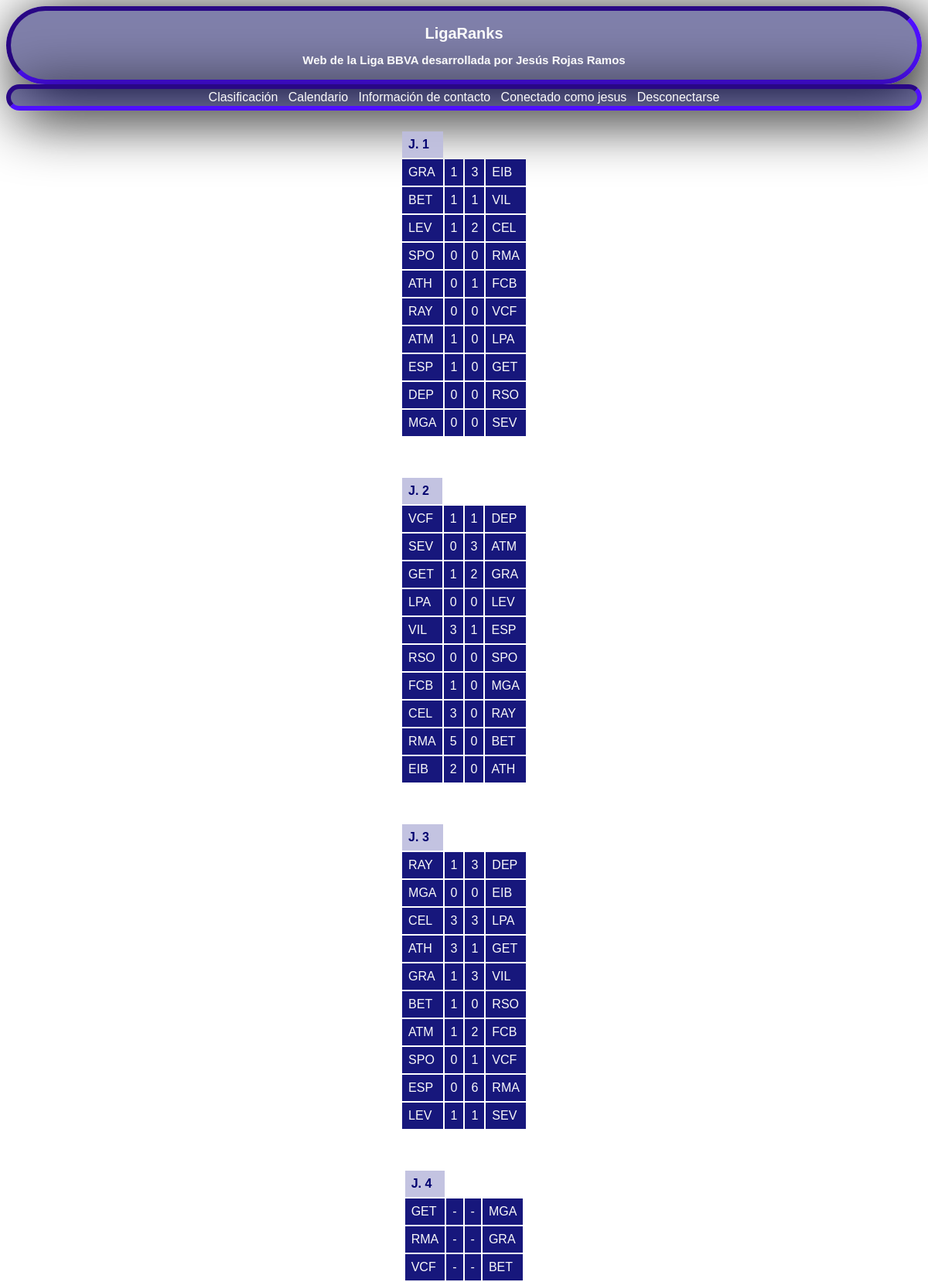
The page /calendario/ (signed in, upper part) on the database its author committed.
### Tablas/models.py (models this page shows, shortened)
class Jornada(models.Model):
	numero = models.IntegerField(unique=True)

class Partido(models.Model):
	SE_HA_JUGADO=(('S', 'Si'),('N', 'No'))
	equipo_local = models.ForeignKey(Equipo, related_name='local')
	equipo_visitante = models.ForeignKey(Equipo, related_name='visitante')
	jugado = models.CharField(max_length=1, choices=SE_HA_JUGADO, default='S')
	goles_local = models.IntegerField(default=0)
	goles_visitante = models.IntegerField(default=0)
	jornada = models.ForeignKey(Jornada)

class Equipo(models.Model):
	nombre = models.CharField(max_length=50)
	codigo = models.CharField(max_length=3, default='---')
	escudo = models.ImageField(upload_to='logos')
	puntos = models.IntegerField(default=0)
	goles_favor = models.IntegerField(default=0)
	goles_contra = models.IntegerField(default=0)

### Tablas/views.py (the view)
# urls.py: url(r'^calendario/', views.calendar, name='calendar'),
def calendar(request):
	equipos = Equipo.objects.all().order_by("-puntos")
	partidos = Partido.objects.all()
	jornadas = Jornada.objects.all()
	return render_to_response("calendario.html", dict(equipos = equipos, partidos = partidos, jornadas = jornadas, user = request.user))

### Tablas/templates/calendario.html (shortened to what this page needs)
{% extends "estructura.html" %}
{% block contenido %}
{% for jornada in jornadas %}
	<table align="center">
	<tr>
		<th> J. {{ jornada.numero }}</th>
	</tr>
	{% for partido in partidos %}
		{% if partido.jornada == jornada %}
			<tr>
				<td><a href="/equipo/{{ partido.equipo_local.codigo }}">{{ partido.equipo_local.codigo }}</a></td>
				{% if partido.jugado == 'S' %}
					<td>{{ partido.goles_local }}</td>
					<td>{{ partido.goles_visitante }}</td>
				{% else %}
					<td>-</td>
					<td>-</td>
				{% endif %}
				<td><a href="/equipo/{{ partido.equipo_visitante.codigo }}">{{ partido.equipo_visitante.codigo }}</a></td>
			</tr>
		{% endif %}
	{% endfor %}
	</table>
{% endfor %}
{% endblock %}

### Tablas/templates/estructura.html (shortened to what this page needs)
<!doctype html>
<html>
	<head>
		{% load staticfiles %}
	</head>
	<body background="{% static 'bg1.jpg' %}" bgproperties="fixed">
		<div id="titulo_web">
			<header>
				<h1>LigaRanks</h1>
				<h2>Web de la Liga BBVA desarrollada por Jesús Rojas Ramos</h2>
			</header>
		</div>
		<div id="menu">
			<aside>
				<a href="/">Clasificación</a> &nbsp; <a href="/calendario">Calendario</a> &nbsp; <a href="/contacto">Información de contacto</a> &nbsp;
			{% if user.is_authenticated %}
				Conectado como <a href="/home">{{ user.username }}</a> &nbsp; <a href="/logout">Desconectarse</a>
			{% else %}
				<a href="/login">Conectarse</a> &nbsp; <a href="/registro">Registrarse</a>
			{% endif %}
			</aside>
		</div>
			<section>
			{% block contenido %}{% endblock %}
			</section>
	</body>
</html>

### Tablas/templates/estructura.html (style rules this page uses)
#titulo_web { padding:5px; font-size:10px; color:rgb(250,250,250); text-align:center; background:rgba(0, 0, 87, 0.5); -moz-box-shadow: 10px 10px 75px #000000; -webkit-box-shadow: 10px 10px 75px #000000; border:inset 6px #430dd9; -moz-border-radius-topleft: 75px; -moz-border-radius-topright:75px; -moz-border-radius-bottomleft:75px; -moz-border-radius-bottomright:75px; -webkit-border-top-left-radius:75px; -webkit-border-top-right-radius:75px; -webkit-border-bottom-left-radius:75px; -webkit-border-bottom-right-radius:75px; }
html { font-family:sans-serif; }
aside { text-align:center; color:rgb(250,250,250); float:center; padding:2px; background:rgba(0, 0, 87, 0.5); -moz-box-shadow: 10px 10px 75px #000000; -webkit-box-shadow: 10px 10px 75px #000000; border:inset 6px #430dd9; -moz-border-radius-topleft: 75px; -moz-border-radius-topright:75px; -moz-border-radius-bottomleft:75px; -moz-border-radius-bottomright:75px; -webkit-border-top-left-radius:75px; -webkit-border-top-right-radius:75px; -webkit-border-bottom-left-radius:75px; -webkit-border-bottom-right-radius:75px; }
body { background-attachment: fixed; }
table { padding:25px; }
th { background-color:rgba(245,245,255,0.7); padding:8px; color:rgb(0,0,111); text-align:left; }
tr, td { background-color:rgba(0,0,111,0.7); padding:8px; color:rgb(250,250,250); text-align: left; }
a:link, a:visited { color:rgb(250,250,250); text-decoration:none; }

### rows shown on the page
Jornada: numero "1"
Partido: equipo_local.codigo "GRA", goles_local "1", goles_visitante "3", equipo_visitante.codigo "EIB"
Partido: equipo_local.codigo "BET", goles_local "1", goles_visitante "1", equipo_visitante.codigo "VIL"
Partido: equipo_local.codigo "LEV", goles_local "1", goles_visitante "2", equipo_visitante.codigo "CEL"
Partido: equipo_local.codigo "SPO", goles_local "0", goles_visitante "0", equipo_visitante.codigo "RMA"
Partido: equipo_local.codigo "ATH", goles_local "0", goles_visitante "1", equipo_visitante.codigo "FCB"
Partido: equipo_local.codigo "RAY", goles_local "0", goles_visitante "0", equipo_visitante.codigo "VCF"
Partido: equipo_local.codigo "ATM", goles_local "1", goles_visitante "0", equipo_visitante.codigo "LPA"
Partido: equipo_local.codigo "ESP", goles_local "1", goles_visitante "0", equipo_visitante.codigo "GET"
Partido: equipo_local.codigo "DEP", goles_local "0", goles_visitante "0", equipo_visitante.codigo "RSO"
Partido: equipo_local.codigo "MGA", goles_local "0", goles_visitante "0", equipo_visitante.codigo "SEV"
Jornada: numero "2"
Partido: equipo_local.codigo "VCF", goles_local "1", goles_visitante "1", equipo_visitante.codigo "DEP"
Partido: equipo_local.codigo "SEV", goles_local "0", goles_visitante "3", equipo_visitante.codigo "ATM"
Partido: equipo_local.codigo "GET", goles_local "1", goles_visitante "2", equipo_visitante.codigo "GRA"
Partido: equipo_local.codigo "LPA", goles_local "0", goles_visitante "0", equipo_visitante.codigo "LEV"
Partido: equipo_local.codigo "VIL", goles_local "3", goles_visitante "1", equipo_visitante.codigo "ESP"
Partido: equipo_local.codigo "RSO", goles_local "0", goles_visitante "0", equipo_visitante.codigo "SPO"
Partido: equipo_local.codigo "FCB", goles_local "1", goles_visitante "0", equipo_visitante.codigo "MGA"
Partido: equipo_local.codigo "CEL", goles_local "3", goles_visitante "0", equipo_visitante.codigo "RAY"
Partido: equipo_local.codigo "RMA", goles_local "5", goles_visitante "0", equipo_visitante.codigo "BET"
Partido: equipo_local.codigo "EIB", goles_local "2", goles_visitante "0", equipo_visitante.codigo "ATH"
Jornada: numero "3"
Partido: equipo_local.codigo "RAY", goles_local "1", goles_visitante "3", equipo_visitante.codigo "DEP"
Partido: equipo_local.codigo "MGA", goles_local "0", goles_visitante "0", equipo_visitante.codigo "EIB"
Partido: equipo_local.codigo "CEL", goles_local "3", goles_visitante "3", equipo_visitante.codigo "LPA"
Partido: equipo_local.codigo "ATH", goles_local "3", goles_visitante "1", equipo_visitante.codigo "GET"
Partido: equipo_local.codigo "GRA", goles_local "1", goles_visitante "3", equipo_visitante.codigo "VIL"
Partido: equipo_local.codigo "BET", goles_local "1", goles_visitante "0", equipo_visitante.codigo "RSO"
Partido: equipo_local.codigo "ATM", goles_local "1", goles_visitante "2", equipo_visitante.codigo "FCB"
Partido: equipo_local.codigo "SPO", goles_local "0", goles_visitante "1", equipo_visitante.codigo "VCF"
Partido: equipo_local.codigo "ESP", goles_local "0", goles_visitante "6", equipo_visitante.codigo "RMA"
Partido: equipo_local.codigo "LEV", goles_local "1", goles_visitante "1", equipo_visitante.codigo "SEV"
Jornada: numero "4"
Partido: equipo_local.codigo "GET", equipo_visitante.codigo "MGA"
Partido: equipo_local.codigo "RMA", equipo_visitante.codigo "GRA"
Partido: equipo_local.codigo "VCF", equipo_visitante.codigo "BET"

### other values the page prints
{{ user.username }} "jesus"
